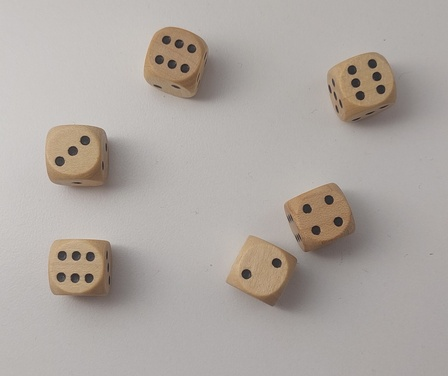
#> input picture project_dice_counter/dataset/validation_dataset/d10_2_3_4_6_6_6.jpg, 448 x 376 px, shrunk from 2137 x 1792 before the run; its folder holds 4 pictures in this run; the run also reads 1 picture not shown here
$ python TestKmeansSegmentation.py
#> lines starting #> are read from the running program, lines starting #| are printed output that depends on the picture; after the words box and inside, x2 and y2 are one past the last pixel; in counts of white or black regions, pixels touching at a corner belong together; pictures that were not available may be replaced by others from this repository, and a replacement may not be noted
### project_dice_counter/Kmeans_segmentation.py
import cv2
import numpy as np

from Image_loader import ImageLoader
from ContourOperations import ContourOperations

class KmeansSegmentation():
    def __init__(self, img_path, show=False, point_color='b',
                 rgb_k=3, gray_k=7, median_blur_s=41,
                 blackhat_open_s=(30, 30), open_s=(10, 10)):
        self.image_loader = ImageLoader()
        self.img_path = img_path
        self.show = show
        self.rgb_k = rgb_k
        self.gray_k = gray_k
        self.median_blur_s = median_blur_s
        self.blackhat_open_s = blackhat_open_s
        self.open_s = open_s

        if point_color == 'b':
            self.find_darkest = True
            self.goal_color_lab = np.array([0, 128, 128], dtype=np.float32)  # Black in LAB color space
        else:
            self.find_darkest = False
            self.goal_color_lab = np.array([100, 0, 0], dtype=np.float32)  # White in LAB color space


    def find_dice_rolls_with_kmeans(self):
        open_img = self.kmeans_find_dice_points()

        contours = ContourOperations(show=self.show)
        dice_rolls, num_contours = contours.count_contours_cluster_to_6_dices(open_img)
        return dice_rolls, num_contours

    def kmeans_find_dice_points(self):
        print(self.img_path)
        img = self.median_blur_image()
        if self.show:
            self.image_loader.show(img, title='median blur')

        binary_mask_darkest, rgb_mask_darkest = self.kmeans_rgb_colors_find_darkest(img)

        mask_darkest = self.kmeans_grayscale_find_darkest(binary_mask_darkest, rgb_mask_darkest)

        cond_dilated_img = self.conditional_dilation(mask_darkest)

        se = cv2.getStructuringElement(cv2.MORPH_ELLIPSE, self.open_s)
        open_img = cv2.morphologyEx(cond_dilated_img, cv2.MORPH_OPEN, se)
        if self.show:
            self.image_loader.show(open_img, title='opened')

        return open_img

    def k_means_colors(self, img, k, conversion=None, reverse_conversion=None):
        h, w = img.shape[0], img.shape[1]

        if conversion is not None:
            img = cv2.cvtColor(img, conversion).astype(np.float32)
        else:
            img = img.astype(np.float32)

        pixels = img.reshape((h * w, -1))

        criteria = (cv2.TERM_CRITERIA_EPS + cv2.TERM_CRITERIA_MAX_ITER, 100, 0.2)
        _, labels, centers = cv2.kmeans(pixels, k, None, criteria, 3, cv2.KMEANS_RANDOM_CENTERS)

        # Reshape the labels to match the original image shape
        segmentation = labels.reshape((h, w))

        posterized_img = np.floor(centers[segmentation]).astype(np.uint8)

        if reverse_conversion is not None:
            posterized_img = cv2.cvtColor(posterized_img, reverse_conversion)

        if self.has_one_channels(posterized_img):
            posterized_img = posterized_img.reshape((h, w))
        return posterized_img, centers

    def has_one_channels(self, img):
        return len(img.shape) > 2 and img.shape[2] == 1

    def has_three_channels(self, img):
        return len(img.shape) > 2 and img.shape[2] == 3

    def unsharp_mask(self, img, p, sigma):
        img_blurred = cv2.GaussianBlur(img, (15, 15), sigma, sigma)
        return img - p * (img - img_blurred)

    def k_means_colors_masked_image(self, mask, img, k, conversion=None, reverse_conversion=None):

        if conversion is not None and self.has_three_channels(img):
            img = cv2.cvtColor(img, conversion)
            img = self.unsharp_mask(img, 0.01, 5).astype(np.float32)
            img = cv2.GaussianBlur(img, (5, 5), 0)
        else:
            img = img.astype(np.float32)

        pixels = img[mask]


        criteria = (cv2.TERM_CRITERIA_EPS + cv2.TERM_CRITERIA_MAX_ITER, 100, 0.2)
        _, labels, centers = cv2.kmeans(pixels, k, None, criteria, 3, cv2.KMEANS_RANDOM_CENTERS)
        labels = labels.flatten()
        centers = centers.flatten()

        posterized_img = np.floor(centers[labels]).astype(np.uint8).flatten()


        new_img = np.zeros_like(mask, dtype=np.uint8)
        new_img[mask] = np.floor(posterized_img).astype(np.uint8)
        new_img[~mask] = np.floor(img[~mask]).astype(np.uint8)
        if reverse_conversion is not None and self.has_three_channels(img):
            new_img = cv2.cvtColor(new_img, reverse_conversion)

        return new_img, centers

    def find_closest_to_black_mask(self, posterized_img, centers):
        distances = np.linalg.norm(centers - self.goal_color_lab, axis=1)
        closest_to_black_idx = np.argmin(distances)

        posterized_img = cv2.cvtColor(posterized_img, cv2.COLOR_BGR2Lab).astype(np.float32)
        mask = np.all(np.abs(posterized_img - np.floor(centers[closest_to_black_idx]) <= 1).astype(np.uint8), axis=-1)
        mask_values = mask.astype(np.uint8) * 255

        return mask, mask_values

    def find_closest_to_black_mask_grayscale(self, posterized_img):
        if self.find_darkest:
            #darkest_value = np.min(posterized_img)
            darkest_value = np.sort(np.unique(posterized_img.flatten()))[:2]
        else:
            #darkest_value = np.max(posterized_img)
            darkest_value = np.sort(np.unique(posterized_img.flatten()))[-2:]

        #mask = (posterized_img == darkest_value)
        mask = np.isin(posterized_img, darkest_value)
        mask_values = mask.astype(np.uint8) * 255

        return mask_values

    def median_blur_image(self):
        img = cv2.imread(self.img_path)
        img = cv2.medianBlur(img, self.median_blur_s)
        return img

    def kmeans_rgb_colors_find_darkest(self, img):
        posterized_img, centers = self.k_means_colors(img, self.rgb_k, cv2.COLOR_BGR2Lab, cv2.COLOR_Lab2BGR)
        # odkomentovat
        # if self.show:
        #     self.image_loader.show(posterized_img, title='posterized image kmeans')

        binary_mask_darkest, mask_darkest = self.find_closest_to_black_mask(posterized_img, centers)
        #self.image_loader.show_gray(mask_darkest, title='masked darkest color')

        rgb_mask_darkest = np.full_like(posterized_img, 255)
        rgb_mask_darkest[binary_mask_darkest] = img[binary_mask_darkest]
        if self.show:
            self.image_loader.show(rgb_mask_darkest, title='mask darkest color - in original colors')
        return binary_mask_darkest, rgb_mask_darkest

    def kmeans_grayscale_find_darkest(self, binary_mask_darkest, rgb_mask_darkest):
        posterized_masked, centers = self.k_means_colors_masked_image(mask=binary_mask_darkest,
                                img=rgb_mask_darkest, k=self.gray_k, conversion=cv2.COLOR_BGR2GRAY,
                                reverse_conversion=cv2.COLOR_GRAY2BGR)
        # # odkomentovat
        # if self.show:
        #     self.image_loader.show(posterized_masked, title='grayscale kmeans on masked image')
        mask_darkest = self.find_closest_to_black_mask_grayscale(posterized_masked)
        if self.show:
            self.image_loader.show_gray(mask_darkest, title='grayscale kmeans darkest color')
        return mask_darkest

    def conditional_dilation(self, mask_darkest):
        blackhat_img = self.blackhat_gray_image()
        blackhat_img = (blackhat_img > 0).astype(np.uint8)

        se = cv2.getStructuringElement(cv2.MORPH_ELLIPSE, (20, 20))
        img_dil = cv2.morphologyEx(mask_darkest, cv2.MORPH_DILATE, se)

        conditional = img_dil * blackhat_img

        final_img = np.where(mask_darkest == 0, conditional, mask_darkest)
        # odkomentovat
        # if self.show:
        #     self.image_loader.show(final_img, title='conditional')
        return final_img

    def blackhat_gray_image(self):
        img = cv2.imread(self.img_path)
        img = cv2.medianBlur(img, self.median_blur_s)
        # self.image_loader.show(img, title='original')
        img = cv2.cvtColor(img, cv2.COLOR_BGR2GRAY)
        # self.image_loader.show(img, title='original')
        se = cv2.getStructuringElement(cv2.MORPH_ELLIPSE, (55, 55))
        blackhat_img = cv2.morphologyEx(img, cv2.MORPH_BLACKHAT, se)

        se = cv2.getStructuringElement(cv2.MORPH_ELLIPSE, self.blackhat_open_s)
        open_img = cv2.morphologyEx(blackhat_img, cv2.MORPH_OPEN, se)
        # self.image_loader.show(open_img, title='opened')

        _, bin_img = cv2.threshold(open_img, 10, 255, cv2.THRESH_BINARY)

        #odkomentovat
        # if self.show:
        #     self.image_loader.show(bin_img, title='blackhat image used for conditional')
        return bin_img


    #toto samo o sebe tiez celkom dobre extrahuje points
    # def blackhat_point_extraction(self):
    #     blackhat_img = self.blackhat_gray_image()
    #     # self.image_loader.show(blackhat_img, title='original')
    #
    #     se = cv2.getStructuringElement(cv2.MORPH_ELLIPSE, (28, 28))
    #     open_img = cv2.morphologyEx(blackhat_img, cv2.MORPH_ERODE, se)
    #     # self.image_loader.show(open_img, title='eroded')
    #     return open_img

### project_dice_counter/Image_loader.py
import os
import cv2
import numpy as np
import matplotlib
from matplotlib import pyplot as plt
matplotlib.use('TkAgg')

class ImageLoader():
    def __init__(self):
        self.val_dir = "./dataset/validation_dataset/"
        self.val_images = self.list_files(self.val_dir)

        self.test_dir = "./dataset/test_dataset/"
        self.test_images = self.list_files(self.test_dir)

    def list_files(self, directory):
        files = []
        for filename in os.listdir(directory):
            if os.path.isfile(os.path.join(directory, filename)):
                files.append(directory + filename)
        return files

    def show(self, img, title=None):
        if self.is_grayscale(img):
            self.show_gray(img, title)
            return
        plt.imshow(img[:, :, ::-1])
        plt.title(title)
        plt.axis('off')
        plt.show()

    def show_gray(self, img, title=None):
        plt.imshow(img, cmap='gray')
        plt.title(title)
        plt.axis('off')
        plt.show()

    def is_grayscale(self, img):
        return len(img.shape) == 2

    def extract_dice_rolls_from_filename(self, file_path):
        file_name = os.path.basename(file_path)

        name_without_ext = os.path.splitext(file_name)[0]

        rolls = list(map(int, name_without_ext.split('_')[-6:]))
        rolls_sum = sum(rolls)

        return rolls, rolls_sum

### project_dice_counter/ContourOperations.py
import cv2
import numpy as np
from sklearn.cluster import DBSCAN

from Image_loader import ImageLoader

class ContourOperations():
    def __init__(self, show = False):
        self.image_loader = ImageLoader()
        self.show = show

    def count_contours_cluster_to_6_dices(self, img):
        contours, num_contours, final_image = self.find_and_filter_contours(img)

        try:
            dice_rolls, centers = self.cluster_contours_and_count_cv2(contours)
        except:
            print(f"Not enough contours to form 6 clusters.")
            dice_rolls = [0, 0, 0, 0, 0, 0]
            centers = []

        self.show_image_with_cluster_centers(centers, final_image)
        return dice_rolls, num_contours

    def find_and_filter_contours(self, img):
        cnt, h = cv2.findContours(img, cv2.RETR_EXTERNAL, cv2.CHAIN_APPROX_SIMPLE)

        filtered_contours = self.filter_circles_by_shape_and_area(cnt, min_circularity=0.85, area_tolerance=1.)

        output_img = np.zeros_like(img)
        output_img = cv2.drawContours(output_img, filtered_contours, -1, 255, thickness=cv2.FILLED)

        return filtered_contours, len(filtered_contours), output_img

    def filter_circles_by_shape_and_area(self, contours, min_circularity=0.7, area_tolerance=0.2):
        valid_contours = []
        areas = []

        # Calculate areas of all contours
        for cnt in contours:
            area = cv2.contourArea(cnt)
            if area > 0:
                areas.append(area)

        # Compute average area
        avg_area = np.mean(areas) if areas else 0
        min_area = (1 - area_tolerance) * avg_area
        max_area = (1 + area_tolerance) * avg_area

        # Filter contours
        for cnt in contours:
            area = cv2.contourArea(cnt)
            if area < min_area or area > max_area:
                continue

            perimeter = cv2.arcLength(cnt, True)
            if perimeter == 0:  # Avoid division by zero
                continue

            # Calculate circularity
            circularity = (4 * np.pi * area) / (perimeter ** 2)
            if circularity >= min_circularity:
                valid_contours.append(cnt)

        return valid_contours

    def cluster_contours_and_count_cv2(self, contours, n_clusters=6):
        # Extract the centroid of each contour
        centroids = []
        for cnt in contours:
            M = cv2.moments(cnt)
            if M["m00"] != 0:  # Avoid division by zero
                cx = int(M["m10"] / M["m00"])
                cy = int(M["m01"] / M["m00"])
                centroids.append([cx, cy])

        if len(centroids) < n_clusters:
            raise ValueError(f"Not enough contours ({len(centroids)}) to form {n_clusters} clusters.")

        # Convert centroids to numpy array
        centroids = np.array(centroids, dtype=np.float32)

        # Define K-means criteria
        criteria = (cv2.TERM_CRITERIA_EPS + cv2.TERM_CRITERIA_MAX_ITER, 200, 0.05)

        # Apply K-means clustering
        _, labels, centers = cv2.kmeans(centroids, n_clusters, None, criteria, 5, cv2.KMEANS_RANDOM_CENTERS)

        # Count the number of contours in each cluster
        cluster_counts = np.bincount(labels.flatten(), minlength=n_clusters)

        # Sort the cluster counts in ascending order
        #sorted_counts = list(map(int, sorted(cluster_counts)))
        sorted_counts = [min(int(x), 6) for x in sorted(cluster_counts)]

        return sorted_counts, centers

    def show_image_with_cluster_centers(self, centers, final_image):
        final_image = cv2.cvtColor(final_image, cv2.COLOR_GRAY2BGR)
        for center in centers:
            center = tuple(map(int, center))  # Convert to integer coordinates s
            cv2.circle(final_image, center, radius=10, color=(0, 0, 255), thickness=-1)  # Red filled circle
        # Show the image with centers drawn
        if self.show:
            self.image_loader.show(final_image, title='Centers of clusters')

### project_dice_counter/TestKmeansSegmentation.py
import os

from Image_loader import ImageLoader
from Kmeans_segmentation import KmeansSegmentation

class TestKmeansSegmentation():
    def __init__(self):
        self.image_loader = ImageLoader()

    def compare_dice_rolls(self, found_rolls, correct_rolls):

        # Measure 1: Count of incorrectly identified dice rolls
        incorrect_rolls = sum(1 for f, c in zip(found_rolls, correct_rolls) if f != c)

        # Measure 2: Total difference in dice rolls
        roll_difference = sum(abs(f - c) for f, c in zip(found_rolls, correct_rolls))

        return incorrect_rolls, roll_difference

    # [33 lines of commented-out code are left out]

    def test_kmeans_dataset(self, parameter_configurations, image_dataset='val'):
#> called with image_dataset = 'all'
        dataset = self.set_dataset(image_dataset)

        for config in parameter_configurations:
            print(config)
            # Unpack configuration parameters
            rgb_k, gray_k, median_blur_s, blackhat_open_s, open_s, to_black = config

            # Generate a filename for the results based on the parameters
            file_name = f"{image_dataset}_results_rgbk{rgb_k}_grayk{gray_k}_blur{median_blur_s}_bos{blackhat_open_s}_os{open_s}_{to_black}.txt"
            file_path = os.path.join("./results", file_name)

            os.makedirs(os.path.dirname(file_path), exist_ok=True)

            self.test_one_configuration_kmeans_segmentation(blackhat_open_s, dataset, file_path, gray_k, median_blur_s,
                                                            open_s, rgb_k, to_black)
#> this loop made 1 pass
#> (printed output is left out)
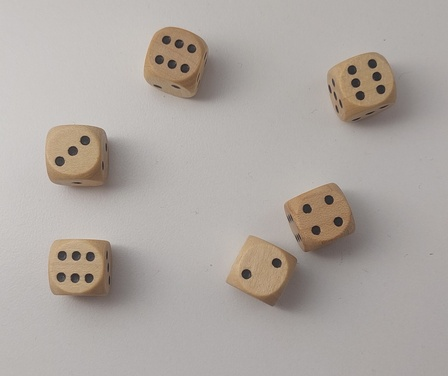
#> input picture project_dice_counter/dataset/validation_dataset/d10_2_3_4_6_6_6.jpg, 448 x 376 px, shrunk from 2137 x 1792 before the run
#> pass 1, in k_means_colors, `img = cv2.cvtColor(img, conversion).astype(np.float32)`:
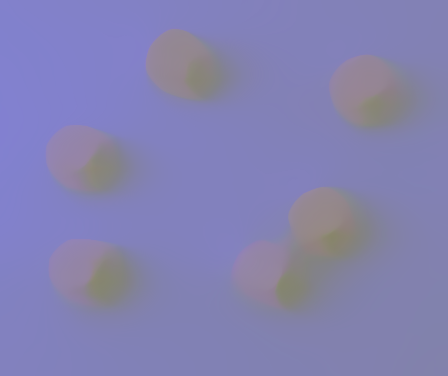
#> img: shape (376, 448, 3) float32; mean of channels 0, 1, 2 177.9, 129.5, 131.7; drawn as B, G, R
#> pass 1, in k_means_colors, `segmentation = labels.reshape((h, w))`:
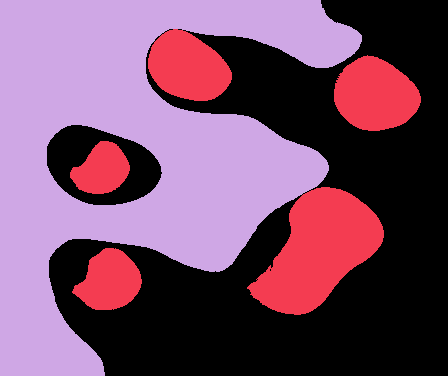
#> segmentation: shape (376, 448) int32; 3 distinct labels, from 0 to 2; one colour per label, 0 black
#> pass 1, in show (call 4), `plt.show()`:
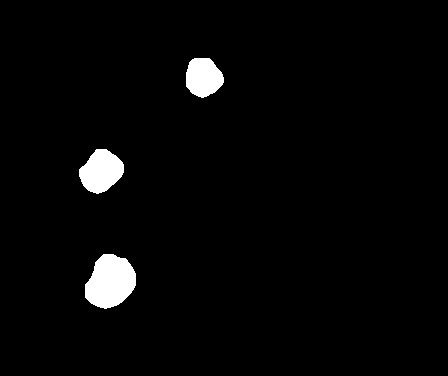
#> shown: shape (376, 448, 3); 2.7% white; 3 white regions, box (x1, y1, x2, y2) and area: (85, 254, 136, 309) 2060, (79, 149, 124, 194) 1402, (186, 58, 224, 98) 1157
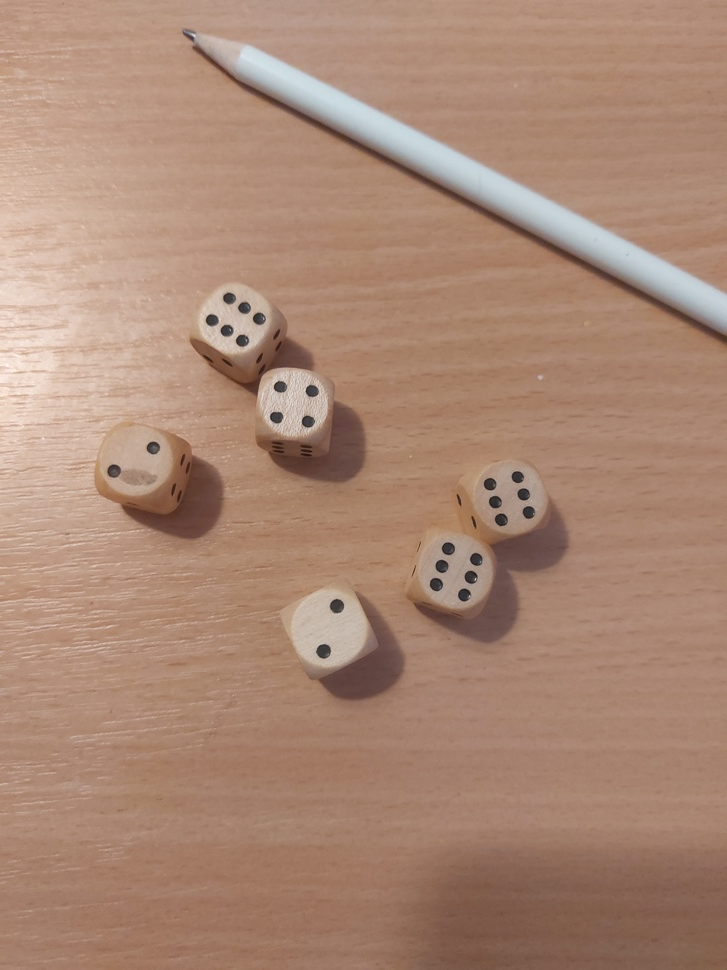
#> input picture project_dice_counter/dataset/validation_dataset/d12_2_2_4_6_6_6.jpg, 727 x 970 px, shrunk from 3468 x 4624 before the run
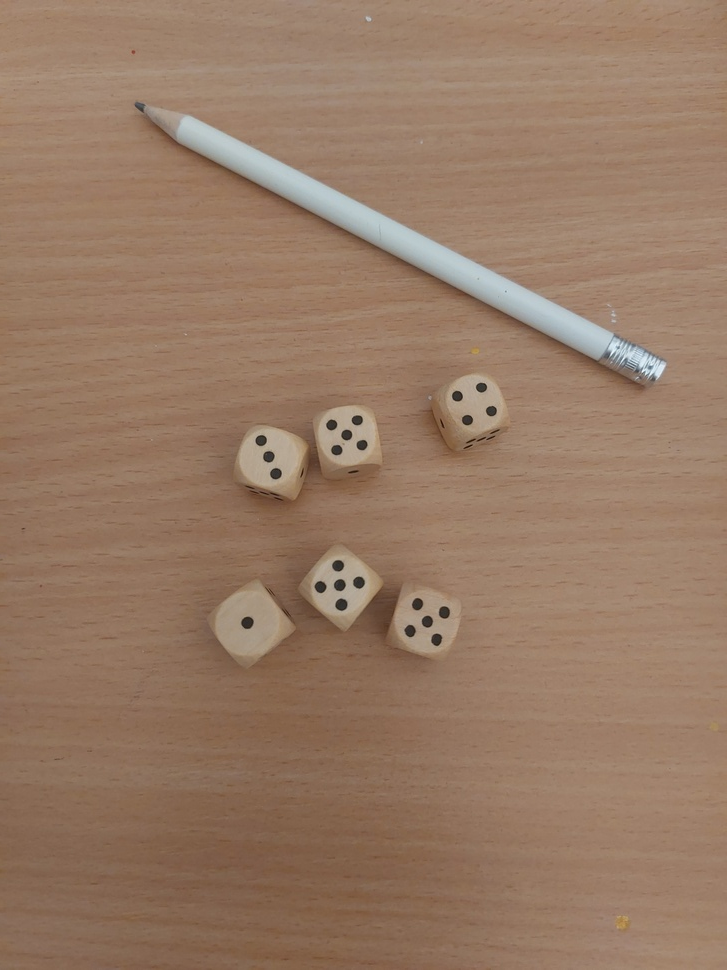
#> input picture project_dice_counter/dataset/validation_dataset/d13_1_3_4_5_5_5.jpg, 727 x 970 px, shrunk from 3468 x 4624 before the run
#> pass 1, in show (call 10), `plt.show()`:
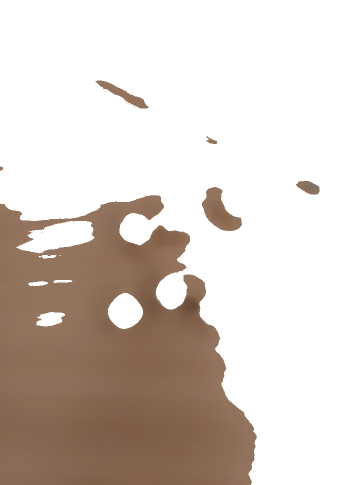
#> shown: shape (970, 727, 3) (shown at 1/2 size); mean R, G, B 217.4, 207.3, 200.4
#> pass 1, in show_gray (call 6), `plt.show()`:
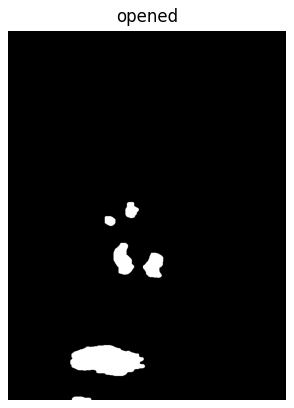
#> figure drawn by matplotlib, 1 panel
#> (the rest of the program and of its run is left out)
